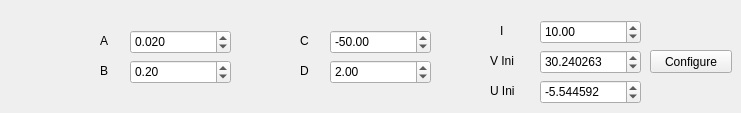
     <widget class="QWidget" name="pageIz">
      <widget class="QLabel" name="label_8">
       <property name="geometry">
        <rect>
         <x>100</x>
         <y>30</y>
         <width>21</width>
         <height>21</height>
        </rect>
       </property>
       <property name="text">
        <string>A</string>
       </property>
      </widget>
      <widget class="QLabel" name="label_11">
       <property name="geometry">
        <rect>
         <x>100</x>
         <y>60</y>
         <width>21</width>
         <height>21</height>
        </rect>
       </property>
       <property name="text">
        <string>B</string>
       </property>
      </widget>
      <widget class="QLabel" name="label_12">
       <property name="geometry">
        <rect>
         <x>300</x>
         <y>30</y>
         <width>21</width>
         <height>21</height>
        </rect>
       </property>
       <property name="text">
        <string>C</string>
       </property>
      </widget>
      <widget class="QLabel" name="label_13">
       <property name="geometry">
        <rect>
         <x>300</x>
         <y>60</y>
         <width>21</width>
         <height>21</height>
        </rect>
       </property>
       <property name="text">
        <string>D</string>
       </property>
      </widget>
      <widget class="QLabel" name="label_14">
       <property name="geometry">
        <rect>
         <x>500</x>
         <y>20</y>
         <width>21</width>
         <height>21</height>
        </rect>
       </property>
       <property name="text">
        <string>I</string>
       </property>
      </widget>
      <widget class="QLabel" name="label_15">
       <property name="geometry">
        <rect>
         <x>490</x>
         <y>50</y>
         <width>31</width>
         <height>21</height>
        </rect>
       </property>
       <property name="text">
        <string>V Ini</string>
       </property>
      </widget>
      <widget class="QLabel" name="label_16">
       <property name="geometry">
        <rect>
         <x>490</x>
         <y>80</y>
         <width>31</width>
         <height>21</height>
        </rect>
       </property>
       <property name="text">
        <string>U Ini</string>
       </property>
      </widget>
      <widget class="QDoubleSpinBox" name="doubleIzA">
       <property name="geometry">
        <rect>
         <x>130</x>
         <y>30</y>
         <width>101</width>
         <height>24</height>
        </rect>
       </property>
       <property name="decimals">
        <number>3</number>
       </property>
       <property name="minimum">
        <double>-99.000000000000000</double>
       </property>
       <property name="singleStep">
        <double>0.010000000000000</double>
       </property>
       <property name="value">
        <double>0.020000000000000</double>
       </property>
      </widget>
      <widget class="QDoubleSpinBox" name="doubleIzB">
       <property name="geometry">
        <rect>
         <x>130</x>
         <y>60</y>
         <width>101</width>
         <height>24</height>
        </rect>
       </property>
       <property name="minimum">
        <double>-99.000000000000000</double>
       </property>
       <property name="singleStep">
        <double>0.100000000000000</double>
       </property>
       <property name="value">
        <double>0.200000000000000</double>
       </property>
      </widget>
      <widget class="QDoubleSpinBox" name="doubleIzC">
       <property name="geometry">
        <rect>
         <x>330</x>
         <y>30</y>
         <width>101</width>
         <height>24</height>
        </rect>
       </property>
       <property name="minimum">
        <double>-99.000000000000000</double>
       </property>
       <property name="value">
        <double>-50.000000000000000</double>
       </property>
      </widget>
      <widget class="QDoubleSpinBox" name="doubleIzD">
       <property name="geometry">
        <rect>
         <x>330</x>
         <y>60</y>
         <width>101</width>
         <height>24</height>
        </rect>
       </property>
       <property name="minimum">
        <double>-99.000000000000000</double>
       </property>
       <property name="singleStep">
        <double>0.100000000000000</double>
       </property>
       <property name="value">
        <double>2.000000000000000</double>
       </property>
      </widget>
      <widget class="QDoubleSpinBox" name="doubleIzI">
       <property name="geometry">
        <rect>
         <x>540</x>
         <y>20</y>
         <width>101</width>
         <height>24</height>
        </rect>
       </property>
       <property name="value">
        <double>10.000000000000000</double>
       </property>
      </widget>
      <widget class="QDoubleSpinBox" name="doubleIzVini">
       <property name="geometry">
        <rect>
         <x>540</x>
         <y>50</y>
         <width>101</width>
         <height>24</height>
        </rect>
       </property>
       <property name="decimals">
        <number>6</number>
       </property>
       <property name="value">
        <double>30.240262999999999</double>
       </property>
      </widget>
      <widget class="QDoubleSpinBox" name="doubleIzUini">
       <property name="geometry">
        <rect>
         <x>540</x>
         <y>80</y>
         <width>101</width>
         <height>24</height>
        </rect>
       </property>
       <property name="decimals">
        <number>6</number>
       </property>
       <property name="minimum">
        <double>-9999999.000000000000000</double>
       </property>
       <property name="maximum">
        <double>9999999.000000000000000</double>
       </property>
       <property name="value">
        <double>-5.544592000000000</double>
       </property>
      </widget>
      <widget class="QPushButton" name="buttonIzConfig">
       <property name="geometry">
        <rect>
         <x>650</x>
         <y>50</y>
         <width>82</width>
         <height>23</height>
        </rect>
       </property>
       <property name="text">
        <string>Configure</string>
       </property>
      </widget>
     </widget>
